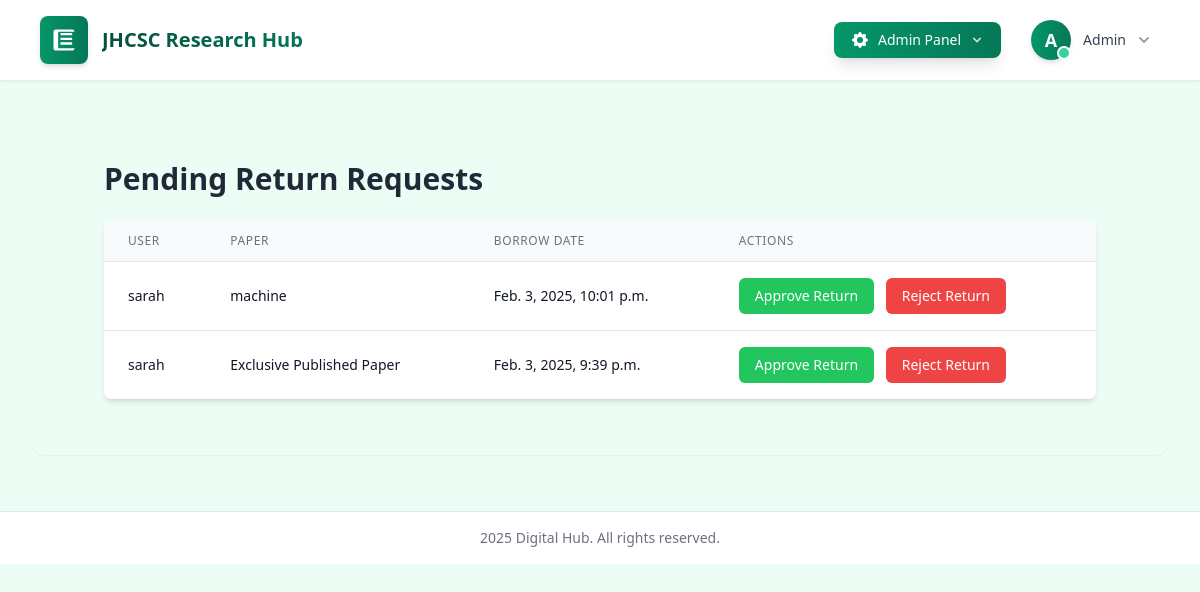
The app's page /accounts/admin/return-requests/ (signed in), older data.
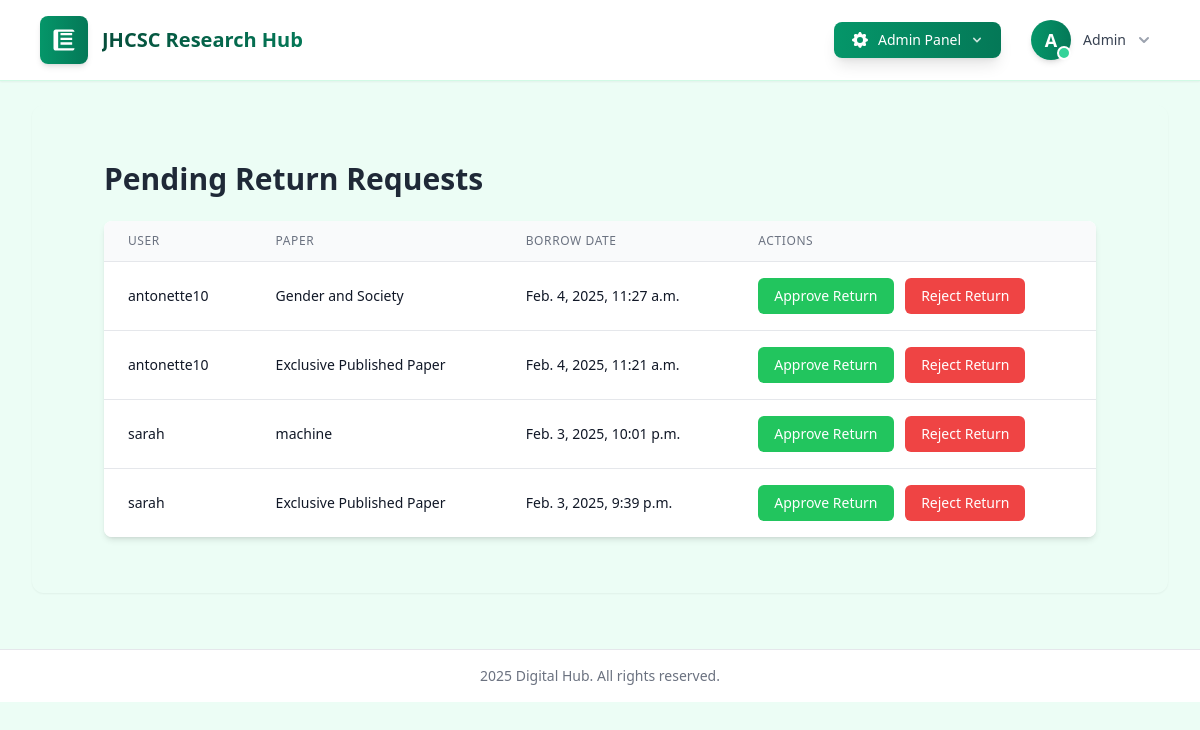
The same page, newer data.
### scholar/models.py (models this page shows, shortened)
class Borrow(models.Model):
    STATUS_CHOICES = [
        ('pending', 'Pending Approval'),
        ('approved', 'Approved'),
        ('rejected', 'Rejected'),
        ('reserved', 'Reserved'),
    ]
    RETURN_STATUS_CHOICES = [
        ('pending', 'Pending Return Approval'),
        ('approved', 'Return Approved'),
        ('rejected', 'Return Rejected'),
    ]
    user = models.ForeignKey(User, on_delete=models.CASCADE)
    paper = models.ForeignKey(Paper, on_delete=models.CASCADE)
    borrow_date = models.DateTimeField(auto_now_add=True)
    return_date = models.DateTimeField(null=True, blank=True)
    status = models.CharField(max_length=10, choices=STATUS_CHOICES, default='pending')
    return_status = models.CharField(max_length=10, choices=RETURN_STATUS_CHOICES, null=True, blank=True)
    is_returned = models.BooleanField(default=False)  # Add this field
    due_date = models.DateTimeField(null=True, blank=True)
    class Meta:
        ordering = ['-borrow_date']

class Paper(models.Model):
    title = models.CharField(max_length=255)
    authors = models.ManyToManyField('Author', related_name='papers')
    abstract = models.TextField()
    publication_date = models.DateField()
    citations = models.PositiveIntegerField(default=0)
    available_copies = models.PositiveIntegerField(default=1)
    view_count = models.PositiveIntegerField(default=0)  # Total views
    viewers = models.ManyToManyField(User, related_name='viewed_papers', blank=True)  # Track unique viewers

### scholar/views.py (the view)
# urls.py: path('admin/return-requests/', admin_return_requests, name='admin_return_requests'),
@staff_member_required
def admin_return_requests(request):
    return_requests = Borrow.objects.filter(return_status='pending').order_by('-borrow_date')
    return render(request, 'scholar/admin/return_requests.html', {'return_requests': return_requests})

### scholar/templates/scholar/admin/return_requests.html
{% extends 'scholar/base.html' %}
{% block content %}
<div class="container mx-auto px-4 py-8">
    <h1 class="text-3xl font-bold text-gray-800 mb-6">Pending Return Requests</h1>
    <div class="bg-white shadow-md rounded-lg overflow-hidden">
        <table class="min-w-full divide-y divide-gray-200">
            <thead class="bg-gray-50">
                <tr>
                    <th scope="col" class="px-6 py-3 text-left text-xs font-medium text-gray-500 uppercase tracking-wider">
                        User
                    </th>
                    <th scope="col" class="px-6 py-3 text-left text-xs font-medium text-gray-500 uppercase tracking-wider">
                        Paper
                    </th>
                    <th scope="col" class="px-6 py-3 text-left text-xs font-medium text-gray-500 uppercase tracking-wider">
                        Borrow Date
                    </th>
                    <th scope="col" class="px-6 py-3 text-left text-xs font-medium text-gray-500 uppercase tracking-wider">
                        Actions
                    </th>
                </tr>
            </thead>
            <tbody class="bg-white divide-y divide-gray-200">
                {% for borrow in return_requests %}
                <tr class="hover:bg-gray-50 transition-colors">
                    <td class="px-6 py-4 whitespace-nowrap">
                        <div class="text-sm font-medium text-gray-900">{{ borrow.user.username }}</div>
                    </td>
                    <td class="px-6 py-4 whitespace-nowrap">
                        <div class="text-sm text-gray-900">{{ borrow.paper.title }}</div>
                    </td>
                    <td class="px-6 py-4 whitespace-nowrap">
                        <div class="text-sm text-gray-900">{{ borrow.borrow_date }}</div>
                    </td>
                    <td class="px-6 py-4 whitespace-nowrap text-sm font-medium">
                        <a href="{% url 'approve_return' borrow.id %}" class="inline-flex items-center px-4 py-2 bg-green-500 text-white rounded-md hover:bg-green-600 transition-colors">
                            Approve Return
                        </a>
                        <a href="{% url 'reject_return' borrow.id %}" class="inline-flex items-center px-4 py-2 bg-red-500 text-white rounded-md hover:bg-red-600 transition-colors ml-2">
                            Reject Return
                        </a>
                    </td>
                </tr>
                {% endfor %}
            </tbody>
        </table>
    </div>
</div>
{% endblock %}

Row changes from the older to the newer data that the page shows:
added Borrow: user.username "antonette10", paper "Gender and Society", borrow_date "Feb. 4, 2025, 11:27 a.m."
added Borrow: user.username "antonette10", paper "Exclusive Published Paper", borrow_date "Feb. 4, 2025, 11:21 a.m."
